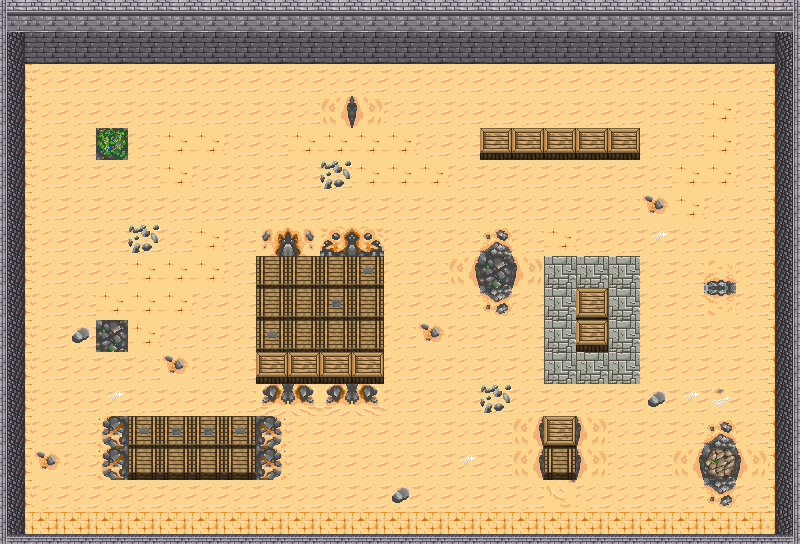

Rendered tile map (Tiled .tmx) drawn with the repository's tilesets; below, a short description and the full map source, tile grids included:
An orthogonal 25x17 tile map with 32x32 px tiles, 2 tile layers (floor, walls) and 13 objects (upperBounds, leftBounds, rightBounds, playerPosition, spawner1, ...).

<map version="1.0" orientation="orthogonal" renderorder="right-down" width="25" height="17" tilewidth="32" tileheight="32" nextobjectid="31">
 <properties>
  <property name="enemyStep" value="5" />
  <property name="maxCoins" value="30" />
  <property name="maxEnemy" value="40" />
  <property name="spawnerChange" value="10" />
  <property name="startEnemy" value="10" />
 </properties>
 <tileset firstgid="1" name="tiles2" tilewidth="32" tileheight="32" tilecount="96" columns="8">
  <image source="../sprites/tiles2.png" width="256" height="384" />
  <terraintypes>
   <terrain name="" tile="-1" />
  </terraintypes>
  <tile id="5">
   <properties>
    <property name="solid" value="1" />
   </properties>
  </tile>
 </tileset>
 <layer name="floor" width="25" height="17">
  <properties>
   <property name="solid" value="0" />
  </properties>
  <data encoding="csv">
0,0,0,0,0,0,0,0,0,0,0,0,0,0,0,0,0,0,0,0,0,0,0,0,0,
0,0,0,0,0,0,0,0,0,0,0,0,0,0,0,0,0,0,0,0,0,0,0,0,0,
0,28,28,28,28,28,28,28,28,28,28,28,28,28,28,28,28,28,28,28,28,28,28,28,0,
0,28,28,28,28,28,28,28,28,28,28,28,28,28,28,28,28,28,28,28,28,28,30,28,0,
0,28,28,67,28,30,30,28,28,30,30,30,30,28,28,28,28,28,28,28,28,28,30,28,0,
0,28,28,28,28,30,28,28,28,28,42,30,30,30,28,28,28,28,28,28,28,30,30,28,0,
0,28,28,28,28,28,28,28,28,28,28,28,28,28,28,28,28,28,28,28,29,30,28,28,0,
0,28,28,28,42,28,30,28,23,24,44,43,28,28,28,32,28,30,28,28,65,28,28,28,0,
0,28,28,28,30,30,30,28,28,28,28,28,28,28,38,20,37,71,71,71,28,28,28,28,0,
0,28,28,30,30,30,28,28,28,28,28,28,28,28,28,31,28,71,28,71,28,28,28,28,0,
0,28,55,30,30,28,28,28,28,28,28,28,28,29,28,28,28,71,28,71,28,28,28,28,0,
0,28,28,28,28,28,28,28,28,28,28,28,28,28,28,28,28,71,71,71,28,28,28,28,0,
0,28,28,65,28,28,28,28,78,79,78,79,28,28,28,42,28,28,28,28,55,65,66,28,0,
0,28,28,25,28,28,28,28,26,28,28,28,28,28,28,28,38,28,37,28,28,28,32,28,0,
0,29,28,25,28,28,28,28,26,28,28,28,28,28,65,28,38,28,37,28,28,38,56,37,0,
0,28,28,28,28,28,28,28,28,28,28,28,55,28,28,28,28,60,28,28,28,28,31,28,0,
0,28,28,28,28,28,28,28,28,28,28,28,28,28,28,28,28,28,28,28,28,28,28,28,0
</data>
 </layer>
 <layer name="walls" width="25" height="17">
  <data encoding="csv">
90,81,81,81,81,81,81,81,81,81,81,81,81,81,81,81,81,81,81,81,81,81,81,81,91,
88,82,82,82,82,82,82,82,82,82,82,82,82,82,82,82,82,82,82,82,82,82,82,82,89,
83,0,0,0,0,0,0,0,0,0,0,0,0,0,0,0,0,0,0,0,0,0,0,0,84,
83,0,0,0,0,0,0,0,0,0,38,37,0,0,0,0,0,0,0,0,0,0,0,0,84,
83,0,0,0,0,0,0,0,0,0,0,0,0,0,0,77,77,77,77,77,0,0,0,0,84,
83,0,0,0,0,0,0,0,0,0,0,0,0,0,0,0,0,0,0,0,0,0,0,0,84,
83,0,0,0,0,0,0,0,0,0,0,0,0,0,0,0,0,0,0,0,0,0,0,0,84,
83,0,0,0,0,0,0,0,0,0,0,0,0,0,0,0,0,0,0,0,0,0,0,0,84,
83,0,0,0,0,0,0,0,72,72,72,73,0,0,0,0,0,0,0,0,0,0,21,0,84,
83,0,0,0,0,0,0,0,72,72,74,72,0,0,0,0,0,0,76,0,0,0,22,0,84,
83,0,0,20,0,0,0,0,73,72,72,72,0,0,0,0,0,0,77,0,0,0,0,0,84,
83,0,0,0,0,29,0,0,77,77,77,77,0,0,0,0,0,0,0,0,0,0,0,0,84,
83,0,0,0,0,0,0,0,0,0,0,0,0,0,0,0,0,0,0,0,0,0,0,0,84,
83,0,0,0,73,74,74,73,0,0,0,0,0,0,0,0,0,76,0,0,0,0,0,0,84,
83,0,0,0,75,75,75,75,0,0,0,0,0,0,0,0,0,75,0,0,0,0,0,0,84,
83,0,0,0,0,0,0,0,0,0,0,0,0,0,0,0,0,0,0,0,0,0,0,0,84,
86,85,85,85,85,85,85,85,85,85,85,85,85,85,85,85,85,85,85,85,85,85,85,85,87
</data>
 </layer>
 <objectgroup name="wallObjects">
  <object id="3" name="upperBounds" x="-128" y="-96" width="1056" height="144" />
  <object id="4" name="leftBounds" x="-128" y="-96" width="152" height="800" />
  <object id="5" name="rightBounds" x="775" y="-96" width="137" height="800" />
  <object id="13" x="-128" y="535" width="1056" height="169" />
  <object id="22" x="544" y="416" width="32" height="64" />
  <object id="23" x="576" y="288" width="32" height="64" />
  <object id="24" x="480" y="128" width="160" height="32" />
  <object id="25" x="256" y="256" width="128" height="128" />
  <object id="26" x="128" y="416" width="128" height="64" />
 </objectgroup>
 <objectgroup name="player">
  <object id="12" name="playerPosition" x="96" y="128" width="32" height="32" />
 </objectgroup>
 <objectgroup name="spawner">
  <object id="16" name="spawner1" x="704" y="448" width="32" height="32" />
  <object id="28" name="soawner2" x="480" y="256" width="32" height="32" />
  <object id="29" name="spawner3" x="96" y="320" width="32" height="32" />
 </objectgroup>
</map>
